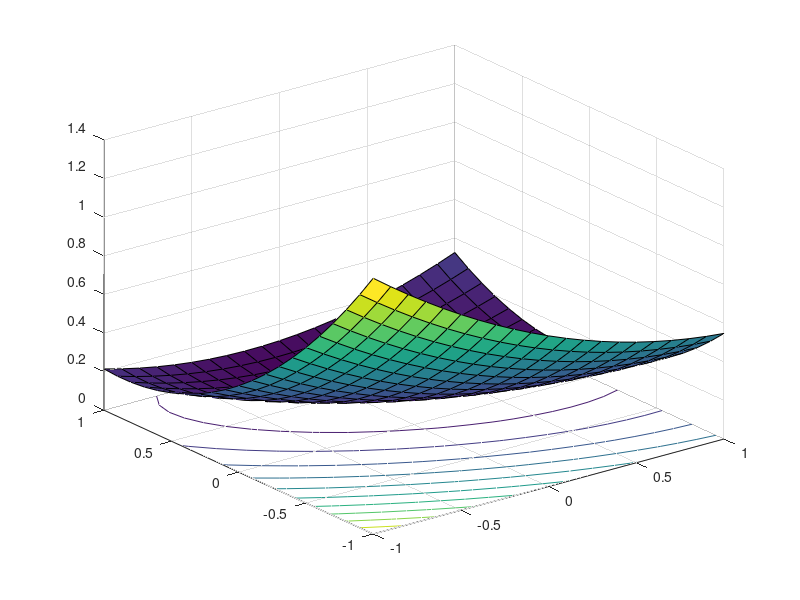

MATLAB code to generate this figure: (Note: this script raises an error after producing the figure.)
clear all
close all
%%
D = [2 1]/3;
v = 0.5;
lambda = 0.2;
gamma = 0.4;

%%
f = @(s0,s1) 0.5*(v-(D(1)*s0+D(2)*s1)).^2 + lambda*0.5*(s0.^2+s1.^2);

figure(1)

s0 = -1:.1:1;
s1 = -1:.1:1;
[S0,S1] = ndgrid(s0,s1);
F = f(S0,S1);
hf = surfc(s0,s1,F);
hf(1).FaceAlpha = 0.25;
%hf(1).FaceColor = 'green';
hf(1).EdgeAlpha = 0.25;
hf(1).EdgeColor = 'interp';
hf(2).LineWidth = 1;
%hf(2).LevelStep = 0.1;


%[az,el] = view;
%view(az+90,el)
ax = gca;
ax.YDir='reverse';

ylabel('s_0')
xlabel('s_1')
zlabel('f(s)')

hold on

%

s = [0, -0.75].';
for idx=0:19
    x(1,1) = s(1); % y
    x(2,1) = s(2); % x
    
    t = s-gamma*(D'*(D*s-v)+lambda*s);
    
    x(1,2) = t(1); % y
    x(2,2) = t(2); % x
    %
    nx = x(2,2);
    ny = x(1,2);
    px = x(2,1);
    py = x(1,1);
    
    hp = quiver(px,py,nx-px,ny-py);
    hp.Marker = 'o';
    hp.ShowArrowHead = 'on';
    hp.MaxHeadSize = 120;
    hp.MarkerSize = 6;
    hp.MarkerEdgeColor = 'r';
    %hp.MarkerFaceColor = 'r';
    hp.Color = 'r';
    hp.LineWidth = 2;
    %hp.LineStyle = ':';
    
    s = t;
end
hp.Parent.FontSize = 18;
hp.Parent.LineWidth = 1;
hp.Parent.ZLim = [0 1.5];

hold off

%%
set(gcf,'Color','white');
set(gca,'Color','white');
imwrite(frame2im(getframe(1)),'exgrad.png')
set(gcf,'Color','default');
set(gca,'Color','default');